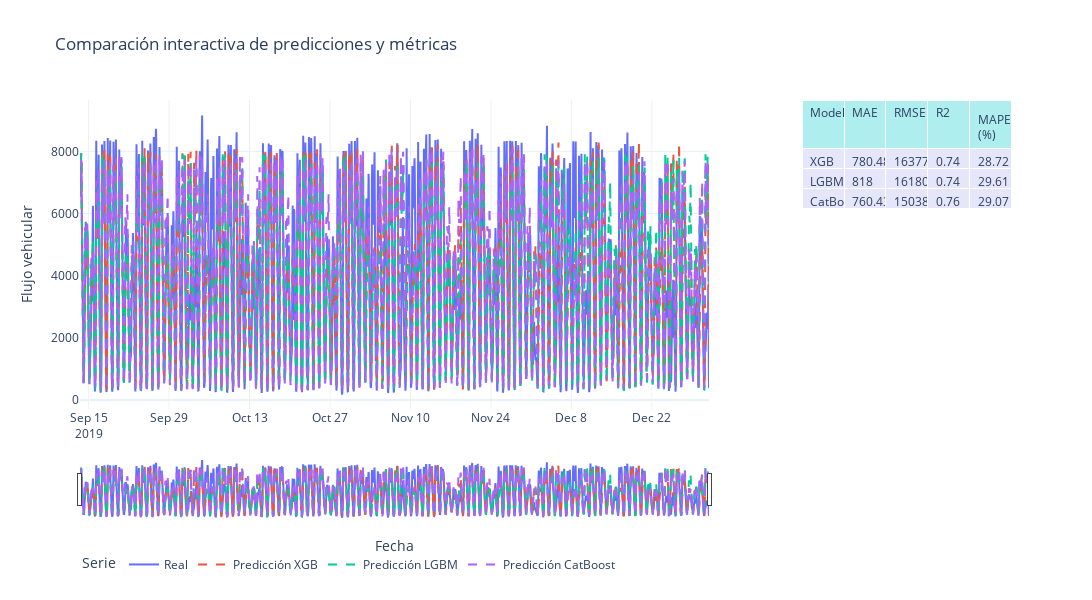

The notebook cell saved with this chart:
### Code cell
import plotly.graph_objs as go
from plotly.subplots import make_subplots

# Subplots: gráfico a la izquierda, tabla a la derecha
fig = make_subplots(
    rows=1, cols=2,
    column_widths=[0.75, 0.25],
    specs=[[{"type": "xy"}, {"type": "table"}]]
)

# Línea real
fig.add_trace(go.Scatter(
    x=datos_test.index,
    y=datos_test['traffic_count'],
    mode='lines',
    name='Real',
    line=dict(width=2)
), row=1, col=1)

# Predicciones de los modelos
for nombre, pred in predicciones_test_dict.items():
    fig.add_trace(go.Scatter(
        x=datos_test.index,
        y=pred,
        mode='lines',
        name=f'Predicción {nombre}',
        line=dict(dash='dash')
    ), row=1, col=1)

# Tabla de métricas
fig.add_trace(go.Table(
    header=dict(
        values=['Modelo'] + list(df_metricas_test.columns),
        fill_color='paleturquoise',
        align='left'
    ),
    cells=dict(
        values=[df_metricas_test.index] + [df_metricas_test[col].round(2) for col in df_metricas_test.columns],
        fill_color='lavender',
        align='left'
    )
), row=1, col=2)

fig.update_layout(
    title='Comparación interactiva de predicciones y métricas',
    xaxis_title='Fecha',
    yaxis_title='Flujo vehicular',
    legend_title='Serie',
    template='plotly_white',
    autosize=True,
    width=1200,
    height=600,  # Dale un poco más de alto para la leyenda
    legend=dict(
        orientation="h",   # horizontal
        x=0,
        y=-0.55,            # Ajusta este valor según el resultado visual
        xanchor='left'
    )
)
fig.update_xaxes(rangeslider_visible=True, row=1, col=1)
fig.show()

### Figure 1 — Plotly figure (JSON) as saved in the notebook; plotly's stock layout.template omitted (floating-point values rounded to 4 significant figures; data arrays with more than 128 entries replaced by an {"elided": "..."} marker saying what was removed)
{"data": [{"line": {"width": 2}, "mode": "lines", "name": "Real", "type": "scatter", "x": {"elided": "2628 str values"}, "xaxis": "x", "y": {"elided": "2628 float values"}, "yaxis": "y"}, {"line": {"dash": "dash"}, "mode": "lines", "name": "Predicción XGB", "type": "scatter", "x": {"elided": "2628 str values"}, "xaxis": "x", "y": {"elided": "2628 float values"}, "yaxis": "y"}, {"line": {"dash": "dash"}, "mode": "lines", "name": "Predicción LGBM", "type": "scatter", "x": {"elided": "2628 str values"}, "xaxis": "x", "y": {"elided": "2628 float values"}, "yaxis": "y"}, {"line": {"dash": "dash"}, "mode": "lines", "name": "Predicción CatBoost", "type": "scatter", "x": {"elided": "2628 str values"}, "xaxis": "x", "y": {"elided": "2628 float values"}, "yaxis": "y"}, {"cells": {"align": "left", "fill": {"color": "lavender"}, "values": [["XGB", "LGBM", "CatBoost"], [780.5, 818, 760.4], [1638000.0, 1618000.0, 1504000.0], [0.74, 0.74, 0.76], [28.72, 29.61, 29.07]]}, "domain": {"x": [0.775, 1], "y": [0, 1]}, "header": {"align": "left", "fill": {"color": "paleturquoise"}, "values": ["Modelo", "MAE", "RMSE", "R2", "MAPE (%)"]}, "type": "table"}], "layout": {"autosize": true, "height": 600, "legend": {"orientation": "h", "title": {"text": "Serie"}, "x": 0, "xanchor": "left", "y": -0.55}, "title": {"text": "Comparación interactiva de predicciones y métricas"}, "width": 1200, "xaxis": {"anchor": "y", "domain": [0, 0.675], "rangeslider": {"visible": true}, "title": {"text": "Fecha"}}, "yaxis": {"anchor": "x", "domain": [0, 1], "title": {"text": "Flujo vehicular"}}}}
